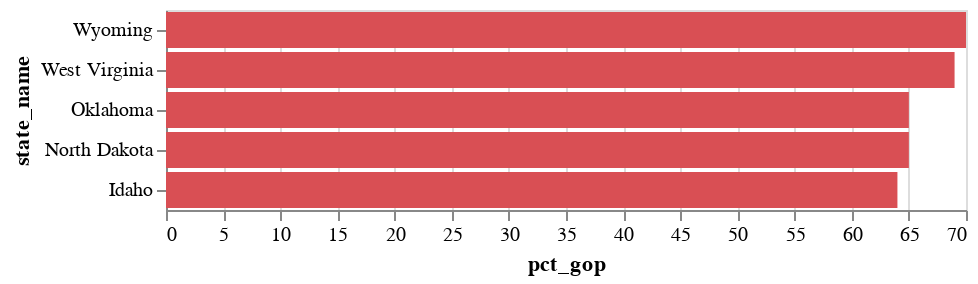

The code cell stored with this chart in its notebook:
### Code cell
my_chart.save()

### Figure 1 — Vega-Lite specification as saved in the notebook (floating-point values rounded to 4 significant figures)
{"config": {"view": {"continuousWidth": 400, "continuousHeight": 300}}, "data": {"name": "data-6d13818e79f4d6c3e654da16d186e2d6"}, "mark": {"type": "bar", "color": "#d94f54"}, "encoding": {"x": {"type": "quantitative", "field": "pct_gop"}, "y": {"type": "nominal", "field": "state_name", "sort": "-x"}}, "$schema": "https://vega.github.io/schema/vega-lite/v4.8.1.json", "datasets": {"data-6d13818e79f4d6c3e654da16d186e2d6": [{"state_name": "Wyoming", "votes_gop": 193559, "votes_dem": 73491, "total_votes": 276765, "pct_dem": 27, "pct_gop": 70, "winner": "gop"}, {"state_name": "West Virginia", "votes_gop": 545382, "votes_dem": 235984, "total_votes": 794652, "pct_dem": 30, "pct_gop": 69, "winner": "gop"}, {"state_name": "Oklahoma", "votes_gop": 1020280, "votes_dem": 503890, "total_votes": 1560699, "pct_dem": 32, "pct_gop": 65, "winner": "gop"}, {"state_name": "North Dakota", "votes_gop": 235595, "votes_dem": 114902, "total_votes": 361819, "pct_dem": 32, "pct_gop": 65, "winner": "gop"}, {"state_name": "Idaho", "votes_gop": 554119, "votes_dem": 287021, "total_votes": 868106, "pct_dem": 33, "pct_gop": 64, "winner": "gop"}]}}
